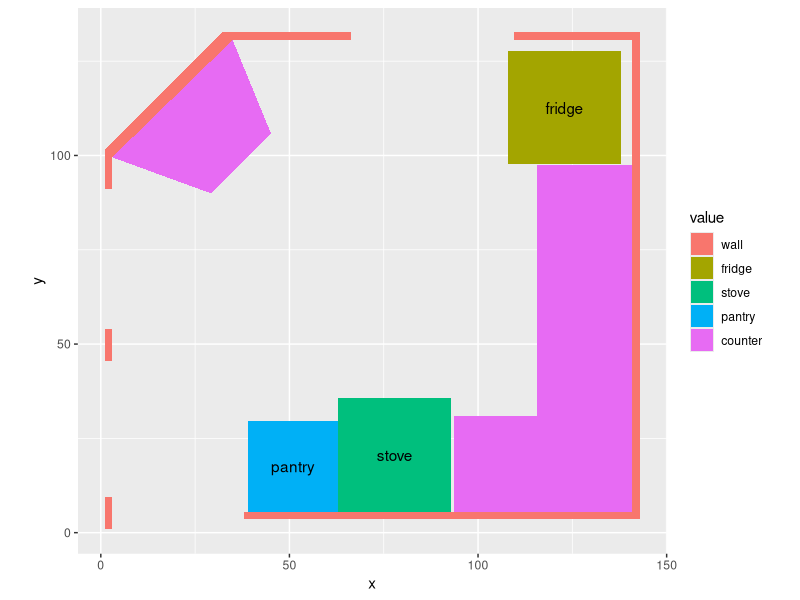

Reproduce this figure in R.
# Draw kitchen floorplan with ggplot2
# bottom left corner (starting point) at (1,1).

library("ggplot2")
cut   <- 44    # width in inches of 45-degree cut into kitchen (wall 2).
thk   <- 2     # wall thickness, for drawing purposes.
cwd   <- 25.25 # counter depth all the way to wall, including raised part.
frw   <- 3     # fridge clearance from the 2 walls

# walls

# vertical shapes for wall 1, facing front door:
# two cutouts for total width of pantry door (35 in) 
# and kitchen's front door (37 in) where total width
# is measured including the width of the millwork.
x1  <- rep(c(1,1+thk),each=2)
y1  <- c(c(1,1+8.5),c(1+8.5,1))
x2  <- x1
y2  <- y1 + 1 + 8.5 + 35
x3  <- x1
y3  <- y1 + 1 + 8.5 + 35 + 8.5 + 37

# triangular shape connecting wall 1 to wall 2
x4   <- c(1,1,1+thk)
y4   <- c(y3[2],y3[2]+thk,y3[2])

# wall 2
x5   <- c(1,1+sqrt(cut^2/2),1+sqrt(cut^2/2)+sqrt(2*thk^2),1+thk)
y5   <- c(y4[2],y4[2]+sqrt(cut^2/2),y4[1]+sqrt(cut^2/2),y4[1])

# triangular shape connecting wall 2 to wall 3
x6   <- c(x5[2],x5[3],x5[3])
y6   <- c(y5[2],y5[2],y5[3])

# wall 3, facing dining area
x7   <- rep(c(x6[2],x6[2]+31.5),each=2)
y7   <- c(c(y6[3],y6[2]),c(y6[2],y6[3]))
x8   <- x7 + 31.5+43
y8   <- y7

# wall 4, with kitchen window
x9   <- rep(c(x8[4],x8[4]+thk),each=2)
y9   <- c(y8[2],y8[2]-(5*12+65+thk),y8[2]-(5*12+65+thk),y8[2])

# wall 5, behind the stove
x10  <- c(rep(x9[1] - (25+66+12),2),rep(x9[4],2))
y10  <- c(y9[2],y9[2]-thk,y9[2]-thk,y9[2])

# bottom layer: fridge, stove, countertops.

# fridge
x11  <- rep(c(x9[4]-thk-frw,x9[4]-thk-frw-30),each=2)
y11  <- c(y9[4]-thk-frw,y9[4]-thk-frw-30,y9[4]-thk-frw-30,y9[4]-thk-frw)

# stove
x12  <- rep(c(x9[4]-thk-4*12,x9[4]-thk-4*12-30),each=2)
y12  <- c(y10[1],y10[1]+30,y10[1]+30,y10[1])

# pantry
x13  <- rep(c(x12[4]-24,x12[4]),each=2)
y13  <- c(y10[1],y10[1]+24,y10[1]+24,y10[1])

# The counter with kitchen sink (along walls 4 and 5 between fridge and stove)
# is L-shaped. Leave .25in clearance between counter end and fridge.
x14  <- rep(c(x9[1]-cwd,x9[1]),each=2)
y14  <- c(y10[1],y11[2]-.25,y11[2]-.25,y10[1])
x15  <- rep(c(x14[1]-22,x14[1]),each=2)
y15  <- c(y14[1],y14[1]+cwd,y14[1]+cwd,y14[1])   

# The odd-shaped counter is made up of an equilateral trapeze (1) and
# a straight trapezoid (2). The angles of (1) are (65, 65, 115, 115) 
# and the angles of (2) are (65, 90, 90, 115).

# length of the side that's toward the door: 2-step Pythagoras.
c1 <- cwd * tan(25*pi/180) # c as in short cathetus
h1 <- sqrt(c1^2+cwd^2)     # h as in hypothenuse
# angle between h1 and third segment of first wall
a0 <- 90 + 45 - 65
# ratio of the two catheti
r0 <- tan(a0*pi/180)
c0 <- sqrt(h1^2/(1+r0^2))

# These are the (x,y) coordinates of the first obtuse angle of trapese 1,
# the you'd brush against if you came into the kitchen through its front 
# door and for some reason you decided to veer left. Where Joe's bowls are.
x0 <- c(x3[3]+c0*r0, NA)
y0 <- c(y3[3]-c0,NA)
# The shorter end of the trapeze is parallel to the 45-degree wall, so
# for the (x,y) coordinates of the second obtuse angle you just need
# the measured length of this shorter end, which is 22.5 inches.
x0[2] <- x0[1]+sqrt(22.5^2/2)
y0[2] <- y0[1]+sqrt(22.5^2/2)
# Now the whole shebang
x16 <- c(x5[4],x0,x5[3])
y16 <- c(y5[4],y0,y5[3])

# filler color for walls vs. counters vs. appliances
values <- data.frame(
   id = c(1:16),
   value = factor(c(rep(3,10),4,5,6,rep(7,3)),
                  labels=c('wall','fridge','stove','pantry','counter'))
)

pos <- data.frame(id=c(rep(c(1:3),each = 4),
                       rep(4,3),rep(5,4),
                       rep(6,3),rep(c(7:16),each=4)),
                  x=c(x1,x2,x3,x4,x5,x6,x7,x8,x9,x10,x11,x12,x13,x14,x15,x16),
                  y=c(y1,y2,y3,y4,y5,y6,y7,y8,y9,y10,y11,y12,y13,y14,y15,y16))

pos <- merge(pos,values)

pic <- ggplot() + geom_polygon(data=pos, mapping=aes(x=x, y=y, group=id, fill=value)) + 
   annotate(geom='text', x=(x11[1]+x11[3])/2, y=(y11[1]+y11[3])/2, label="fridge") + 
   annotate(geom='text', x=(x12[1]+x12[3])/2, y=(y12[1]+y12[3])/2, label="stove") +
   annotate(geom='text', x=(x13[1]+x13[3])/2, y=(y13[1]+y13[3])/2, label="pantry") +
   coord_fixed()
